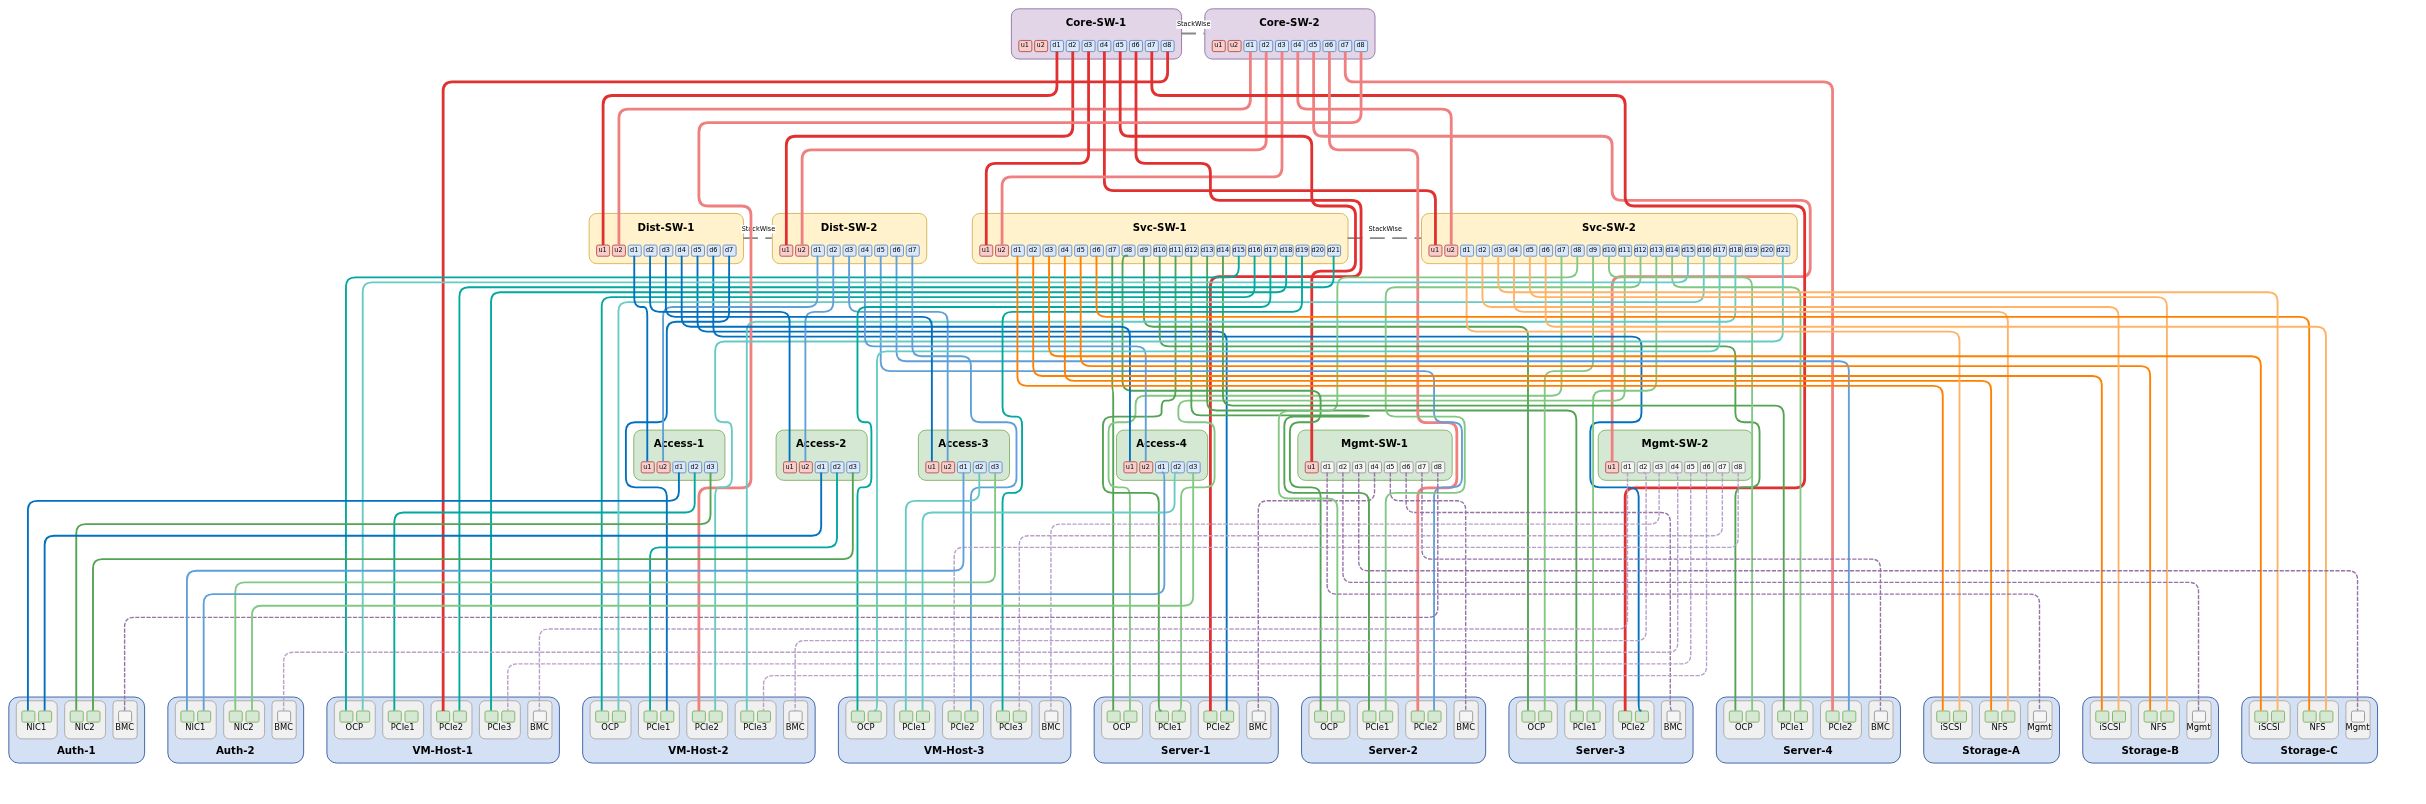

Python code for this plot:
#!/usr/bin/env python3
"""Example: large datacenter physical wiring diagram.

24 devices across 4 layers, 100 cables (97 routed + 3 StackWise).
Uses Topology API with ObstacleRouter for automatic layout.
"""

import sys, os
sys.path.insert(0, os.path.join(os.path.dirname(__file__), '..', 'lib'))

from wiring_diagram import Topology, ObstacleRouter
from wiring_diagram import (
    BG_YELLOW, BG_GREEN, BG_PURPLE, BG_BLUE,
    PORT_BLUE, PORT_GREEN, PORT_RED, PORT_GRAY,
)

OUT = os.path.join(os.path.dirname(__file__), "datacenter.drawio")

# -- Edge styles ---------------------------------------------------------------
# Solid lines (data paths)
E_CORE  = "strokeColor=#b85450;strokeWidth=3;"               # Red: Core uplinks
E_SVC   = "strokeColor=#FF8000;strokeWidth=2;"               # Orange: Svc → Storage
E_ACC   = "strokeColor=#0070C0;strokeWidth=2;"               # Blue: Dist → Access
E_DATA  = "strokeColor=#6a9f3c;strokeWidth=2;"               # Green: Svc → Server NIC
E_VM    = "strokeColor=#00897B;strokeWidth=2;"               # Teal: Svc → VM Host
E_STACK = "strokeColor=#888888;strokeWidth=2;dashed=1;"      # Grey dashed: StackWise
# Fine dotted lines (management/OOB)
_DOT    = "dashed=1;dashPattern=1 2;"
E_MGMT  = f"strokeColor=#9673a6;strokeWidth=1.5;{_DOT}"     # Purple dotted: Mgmt/BMC

# -- Port styles ---------------------------------------------------------------
P_UP   = PORT_RED
P_DOWN = PORT_BLUE
P_SRV  = PORT_GREEN
P_MGMT = PORT_GRAY


# ==============================================================================
# Topology  (24 devices)
# ==============================================================================
T = Topology()

# -- Layer 0: Core switches (2) -----------------------------------------------
#   8 downlinks each
for i in range(1, 3):
    T.add_device(
        f"core{i}", label=f"Core-SW-{i}", style=BG_PURPLE, layer=0,
        ports=[("u1", P_UP), ("u2", P_UP)]
              + [(f"d{n}", P_DOWN) for n in range(1, 9)])

# -- Layer 1: Distribution (2) + Service (2) ----------------------------------
#   Dist: 7 downlinks each
for i in range(1, 3):
    T.add_device(
        f"dist{i}", label=f"Dist-SW-{i}", style=BG_YELLOW, layer=1,
        ports=[("u1", P_UP), ("u2", P_UP)]
              + [(f"d{n}", P_DOWN) for n in range(1, 8)])

#   Svc: 21 downlinks each
for i in range(1, 3):
    T.add_device(
        f"svc{i}", label=f"Svc-SW-{i}", style=BG_YELLOW, layer=1,
        ports=[("u1", P_UP), ("u2", P_UP)]
              + [(f"d{n}", P_DOWN) for n in range(1, 22)])

# -- Layer 2: Access (4) + Management (2) -------------------------------------
#   Access: 3 downlinks each
for i in range(1, 5):
    T.add_device(
        f"acc{i}", label=f"Access-{i}", style=BG_GREEN, layer=2,
        ports=[("u1", P_UP), ("u2", P_UP),
               ("d1", P_DOWN), ("d2", P_DOWN), ("d3", P_DOWN)])

#   Mgmt: 8 downlinks each
for i in range(1, 3):
    T.add_device(
        f"mgmt{i}", label=f"Mgmt-SW-{i}", style=BG_GREEN, layer=2,
        ports=[("u1", P_UP)]
              + [(f"d{n}", P_MGMT) for n in range(1, 9)])

# -- Layer 3: Storage (3) + Server (4) + VM Host (3) + Auth (2) ---------------
#   Storage: iSCSI(2) + NFS(2) + Mgmt(1) = 5 ports
for i in range(1, 4):
    suffix = chr(ord('A') + i - 1)
    T.add_device(f"stor{i}", label=f"Storage-{suffix}", style=BG_BLUE,
                 layer=3, cards=[
                     ("iSCSI", [("e0a", False, P_SRV), ("e0b", False, P_SRV)]),
                     ("NFS",   [("e1a", False, P_SRV), ("e1b", False, P_SRV)]),
                     ("Mgmt",  [("m1",  False, P_MGMT)]),
                 ])

#   Server: OCP(2) + PCIe1(2) + PCIe2(2) + BMC(1) = 7 ports
for i in range(1, 5):
    T.add_device(f"srv{i}", label=f"Server-{i}", style=BG_BLUE,
                 layer=3, cards=[
                     ("OCP",   [("ocp1", False, P_SRV), ("ocp2", False, P_SRV)]),
                     ("PCIe1", [("p1a",  False, P_SRV), ("p1b",  False, P_SRV)]),
                     ("PCIe2", [("p2a",  False, P_SRV), ("p2b",  False, P_SRV)]),
                     ("BMC", [("mgmt", False, P_MGMT)]),
                 ])

#   VM Host: OCP(2) + PCIe1(2) + PCIe2(2) + PCIe3(2) + BMC(1) = 9 ports
for i in range(1, 4):
    T.add_device(f"vmh{i}", label=f"VM-Host-{i}", style=BG_BLUE,
                 layer=3, cards=[
                     ("OCP",   [("ocp1", False, P_SRV), ("ocp2", False, P_SRV)]),
                     ("PCIe1", [("p1a",  False, P_SRV), ("p1b",  False, P_SRV)]),
                     ("PCIe2", [("p2a",  False, P_SRV), ("p2b",  False, P_SRV)]),
                     ("PCIe3", [("p3a",  False, P_SRV), ("p3b",  False, P_SRV)]),
                     ("BMC", [("mgmt", False, P_MGMT)]),
                 ])

#   Auth: NIC1(2) + NIC2(2) + BMC(1) = 5 ports
for i in range(1, 3):
    T.add_device(
        f"auth{i}", label=f"Auth-{i}", style=BG_BLUE, layer=3,
        cards=[
            ("NIC1",  [("eth1", False, P_SRV), ("eth2", False, P_SRV)]),
            ("NIC2",  [("eth3", False, P_SRV), ("eth4", False, P_SRV)]),
            ("BMC", [("mgmt", False, P_MGMT)]),
        ])


# ==============================================================================
# Cables  (97 routed cables + 3 StackWise = 100 total)
#
# Port allocation tracked per device to guarantee no duplicates.
# ==============================================================================

# -- Core → Dist: 4 cables (red) ------------------------------------------------
# core1.d1→dist1.u1  core1.d2→dist2.u1  core2.d1→dist1.u2  core2.d2→dist2.u2
T.add_cable("core1", "d1", "dist1", "u1", style=E_CORE)
T.add_cable("core1", "d2", "dist2", "u1", style=E_CORE)
T.add_cable("core2", "d1", "dist1", "u2", style=E_CORE)
T.add_cable("core2", "d2", "dist2", "u2", style=E_CORE)

# -- Core → Svc: 4 cables (red) -------------------------------------------------
# core1.d3→svc1.u1  core1.d4→svc2.u1  core2.d3→svc1.u2  core2.d4→svc2.u2
T.add_cable("core1", "d3", "svc1", "u1", style=E_CORE)
T.add_cable("core1", "d4", "svc2", "u1", style=E_CORE)
T.add_cable("core2", "d3", "svc1", "u2", style=E_CORE)
T.add_cable("core2", "d4", "svc2", "u2", style=E_CORE)

# -- Core → Mgmt uplink: 2 cables (red) -----------------------------------------
# core1.d5→mgmt1.u1  core2.d5→mgmt2.u1
T.add_cable("core1", "d5", "mgmt1", "u1", style=E_CORE)
T.add_cable("core2", "d5", "mgmt2", "u1", style=E_CORE)

# -- Core → Server PCIe2: 4 cables (red) ----------------------------------------
# core1.d6→srv1.p2a  core2.d6→srv2.p2a  core1.d7→srv3.p2a  core2.d7→srv4.p2a
T.add_cable("core1", "d6", "srv1", "p2a", style=E_CORE)
T.add_cable("core2", "d6", "srv2", "p2a", style=E_CORE)
T.add_cable("core1", "d7", "srv3", "p2a", style=E_CORE)
T.add_cable("core2", "d7", "srv4", "p2a", style=E_CORE)

# -- Core → VM Host PCIe2: 2 cables (red) ---------------------------------------
# core1.d8→vmh1.p2a  core2.d8→vmh2.p2a
T.add_cable("core1", "d8", "vmh1", "p2a", style=E_CORE)
T.add_cable("core2", "d8", "vmh2", "p2a", style=E_CORE)

# -- Dist → Access: 8 cables (blue, dual-homed) ---------------------------------
for n, acc in enumerate(["acc1", "acc2", "acc3", "acc4"], 1):
    T.add_cable("dist1", f"d{n}", acc, "u1", style=E_ACC)
    T.add_cable("dist2", f"d{n}", acc, "u2", style=E_ACC)

# -- Dist → Server PCIe2: 4 cables (blue) ---------------------------------------
# dist1.d5→srv1.p2b  dist2.d5→srv2.p2b  dist1.d6→srv3.p2b  dist2.d6→srv4.p2b
T.add_cable("dist1", "d5", "srv1", "p2b", style=E_ACC)
T.add_cable("dist2", "d5", "srv2", "p2b", style=E_ACC)
T.add_cable("dist1", "d6", "srv3", "p2b", style=E_ACC)
T.add_cable("dist2", "d6", "srv4", "p2b", style=E_ACC)

# -- Dist → VM Host PCIe1: 2 cables (blue) --------------------------------------
# dist1.d7→vmh2.p1b  dist2.d7→vmh3.p2b
T.add_cable("dist1", "d7", "vmh2", "p1b", style=E_ACC)
T.add_cable("dist2", "d7", "vmh3", "p2b", style=E_ACC)

# -- Svc → Storage iSCSI: 6 cables (orange) -------------------------------------
# svc1.d1→stor1.e0a  svc1.d2→stor2.e0a  svc1.d3→stor3.e0a
# svc2.d1→stor1.e0b  svc2.d2→stor2.e0b  svc2.d3→stor3.e0b
T.add_cable("svc1", "d1", "stor1", "e0a", style=E_SVC)
T.add_cable("svc1", "d2", "stor2", "e0a", style=E_SVC)
T.add_cable("svc1", "d3", "stor3", "e0a", style=E_SVC)
T.add_cable("svc2", "d1", "stor1", "e0b", style=E_SVC)
T.add_cable("svc2", "d2", "stor2", "e0b", style=E_SVC)
T.add_cable("svc2", "d3", "stor3", "e0b", style=E_SVC)

# -- Svc → Storage NFS: 6 cables (orange) ---------------------------------------
# svc1.d4→stor1.e1a  svc1.d5→stor2.e1a  svc1.d6→stor3.e1a
# svc2.d4→stor1.e1b  svc2.d5→stor2.e1b  svc2.d6→stor3.e1b
T.add_cable("svc1", "d4", "stor1", "e1a", style=E_SVC)
T.add_cable("svc1", "d5", "stor2", "e1a", style=E_SVC)
T.add_cable("svc1", "d6", "stor3", "e1a", style=E_SVC)
T.add_cable("svc2", "d4", "stor1", "e1b", style=E_SVC)
T.add_cable("svc2", "d5", "stor2", "e1b", style=E_SVC)
T.add_cable("svc2", "d6", "stor3", "e1b", style=E_SVC)

# -- Svc → Server OCP: 8 cables (green) -----------------------------------------
# svc1.d7→srv1.ocp1  svc2.d7→srv1.ocp2  svc1.d8→srv2.ocp1  svc2.d8→srv2.ocp2
# svc1.d9→srv3.ocp1  svc2.d9→srv3.ocp2  svc1.d10→srv4.ocp1 svc2.d10→srv4.ocp2
for i in range(1, 5):
    T.add_cable("svc1", f"d{6+i}", f"srv{i}", "ocp1", style=E_DATA)
    T.add_cable("svc2", f"d{6+i}", f"srv{i}", "ocp2", style=E_DATA)

# -- Svc → Server PCIe1: 8 cables (green) ---------------------------------------
# svc1.d11→srv1.p1a  svc2.d11→srv1.p1b  ... svc1.d14→srv4.p1a  svc2.d14→srv4.p1b
for i in range(1, 5):
    T.add_cable("svc1", f"d{10+i}", f"srv{i}", "p1a", style=E_DATA)
    T.add_cable("svc2", f"d{10+i}", f"srv{i}", "p1b", style=E_DATA)

# -- Svc → VM Host OCP: 6 cables (teal) -----------------------------------------
# svc1.d15→vmh1.ocp1  svc2.d15→vmh1.ocp2
# svc1.d16→vmh2.ocp1  svc2.d16→vmh2.ocp2
T.add_cable("svc1", "d15", "vmh1", "ocp1", style=E_VM)
T.add_cable("svc2", "d15", "vmh1", "ocp2", style=E_VM)
T.add_cable("svc1", "d16", "vmh2", "ocp1", style=E_VM)
T.add_cable("svc2", "d16", "vmh2", "ocp2", style=E_VM)

# -- Svc → VM Host OCP + PCIe1: 5 cables (teal) ---------------------------------
T.add_cable("svc1", "d17", "vmh3", "ocp1", style=E_VM)
T.add_cable("svc2", "d17", "vmh3", "ocp2", style=E_VM)
T.add_cable("svc1", "d18", "vmh1", "p3a", style=E_VM)
T.add_cable("svc2", "d18", "vmh2", "p3a", style=E_VM)
T.add_cable("svc1", "d19", "vmh3", "p3a", style=E_VM)

# -- Access → Auth NIC1: 4 cables (blue) ----------------------------------------
# acc1.d1→auth1.eth1  acc2.d1→auth1.eth2  acc3.d1→auth2.eth1  acc4.d1→auth2.eth2
T.add_cable("acc1", "d1", "auth1", "eth1", style=E_ACC)
T.add_cable("acc2", "d1", "auth1", "eth2", style=E_ACC)
T.add_cable("acc3", "d1", "auth2", "eth1", style=E_ACC)
T.add_cable("acc4", "d1", "auth2", "eth2", style=E_ACC)

# -- Access → VM Host PCIe1: 4 cables (teal) ------------------------------------
# acc1.d2→vmh1.p1a  acc2.d2→vmh2.p1a  acc3.d2→vmh3.p1a  acc4.d2→vmh3.p1b
T.add_cable("acc1", "d2", "vmh1", "p1a", style=E_VM)
T.add_cable("acc2", "d2", "vmh2", "p1a", style=E_VM)
T.add_cable("acc3", "d2", "vmh3", "p1a", style=E_VM)
T.add_cable("acc4", "d2", "vmh3", "p1b", style=E_VM)

# -- Access → Auth NIC2: 4 cables (green) ---------------------------------------
# acc1.d3→auth1.eth3  acc2.d3→auth1.eth4  acc3.d3→auth2.eth3  acc4.d3→auth2.eth4
T.add_cable("acc1", "d3", "auth1", "eth3", style=E_DATA)
T.add_cable("acc2", "d3", "auth1", "eth4", style=E_DATA)
T.add_cable("acc3", "d3", "auth2", "eth3", style=E_DATA)
T.add_cable("acc4", "d3", "auth2", "eth4", style=E_DATA)

# -- Mgmt1 → Storage OOB: 3 cables (purple dotted) ------------------------------
T.add_cable("mgmt1", "d1", "stor1", "m1", style=E_MGMT)
T.add_cable("mgmt1", "d2", "stor2", "m1", style=E_MGMT)
T.add_cable("mgmt1", "d3", "stor3", "m1", style=E_MGMT)

# -- Mgmt1 → Server BMC: 4 cables (purple dotted) -----------------------------
for i in range(1, 5):
    T.add_cable("mgmt1", f"d{3+i}", f"srv{i}", "mgmt", style=E_MGMT)

# -- Mgmt1 → Auth BMC: 1 cable (purple dotted) --------------------------------
T.add_cable("mgmt1", "d8", "auth1", "mgmt", style=E_MGMT)

# -- Mgmt2 → VM Host BMC: 3 cables (purple dotted) ----------------------------
for i in range(1, 4):
    T.add_cable("mgmt2", f"d{i}", f"vmh{i}", "mgmt", style=E_MGMT)

# -- Mgmt2 → Auth BMC: 1 cable (purple dotted) --------------------------------
T.add_cable("mgmt2", "d4", "auth2", "mgmt", style=E_MGMT)

# -- Mgmt2 → VM Host PCIe3: 3 cables (purple dotted) ----------------------------
T.add_cable("mgmt2", "d5", "vmh1", "p3b", style=E_MGMT)
T.add_cable("mgmt2", "d6", "vmh2", "p3b", style=E_MGMT)
T.add_cable("mgmt2", "d7", "vmh3", "p3b", style=E_MGMT)

# -- Mgmt2 → VM Host backup: 1 cable (purple dotted) ----------------------------
T.add_cable("mgmt2", "d8", "vmh3", "p2a", style=E_MGMT)

# -- Svc → VM Host PCIe remaining: 2 cables (teal) ------------------------------
T.add_cable("svc1", "d21", "vmh1", "p2b", style=E_VM)
T.add_cable("svc2", "d21", "vmh2", "p2b", style=E_VM)

# -- StackWise links (3) --------------------------------------------------------
T.add_simple_link("core1", "core2", "StackWise", E_STACK)
T.add_simple_link("dist1", "dist2", "StackWise", E_STACK)
T.add_simple_link("svc1",  "svc2",  "StackWise", E_STACK)


# ==============================================================================
# Layout & Save
# ==============================================================================
D = T.to_diagram(router=ObstacleRouter(), layer_gap=220, device_gap=25,
                 cable_layers=True)
D.save(OUT)
print(f"Saved: {OUT}")
